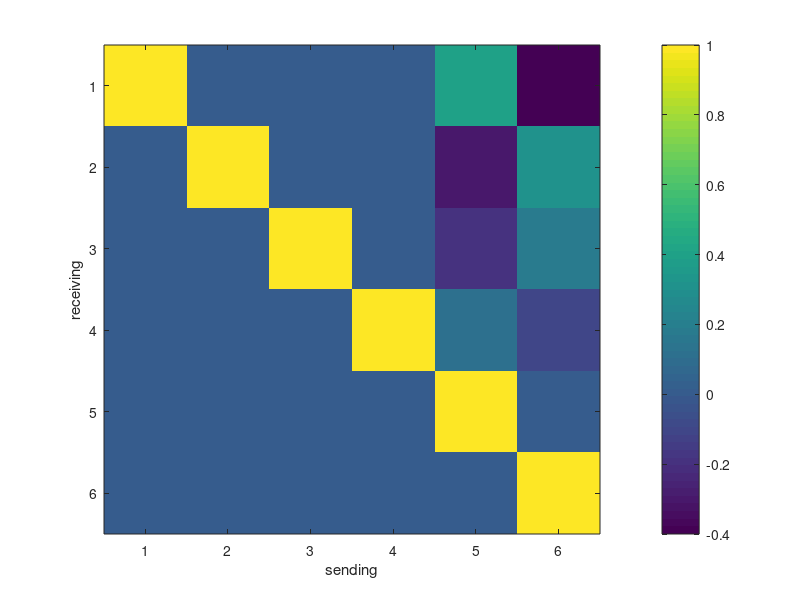
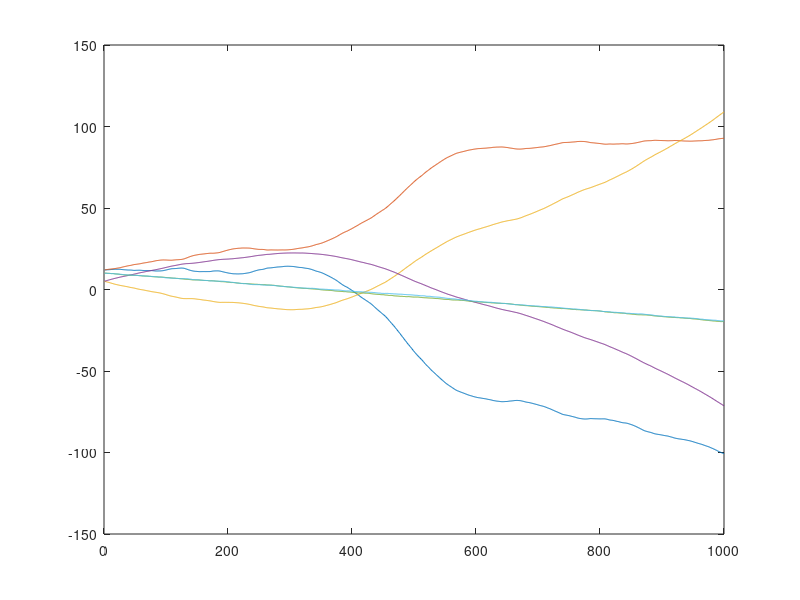
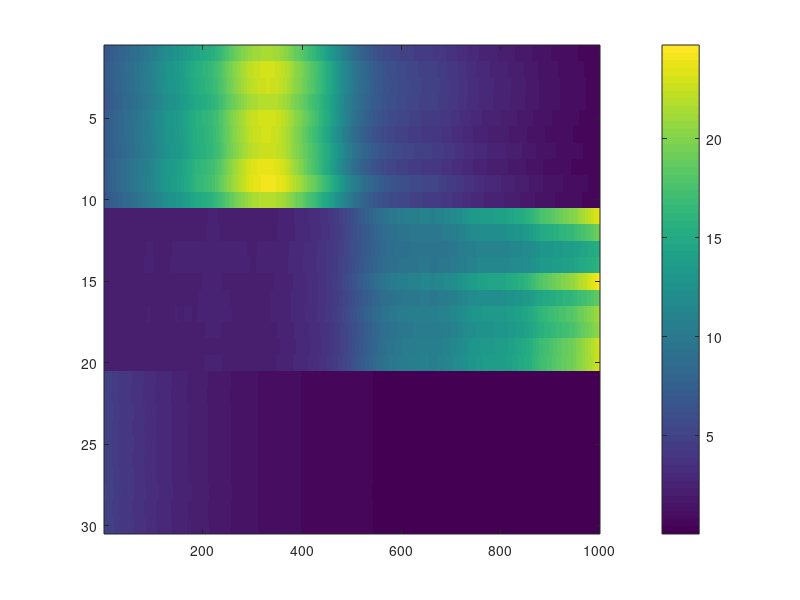
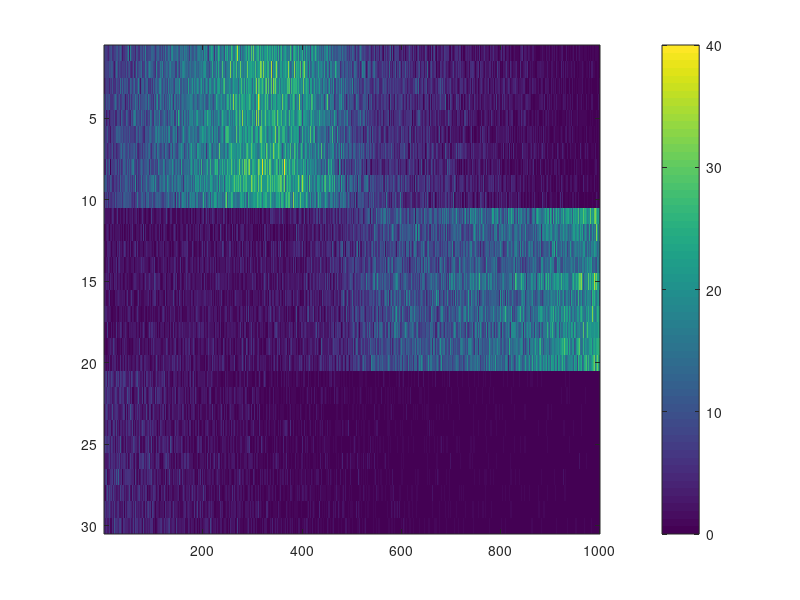

Write the MATLAB code that produced these figures, in order. (Note: this script raises an error after producing the figures.)
addpath(genpath('C:\Users\gaw19004\Documents\GitHub\state-space-clustering'));
% addpath(genpath('D:\github\state-space-clustering'));

%% simulation
rng(2)
n = 10;
nClus = 3;
N = n*nClus;
p = 2;
T = 1000;

Lab = repelem(1:nClus, n);
d = ones(n*nClus,1)*0;
C_all = reshape(normrnd(0.08,1e-3,n*nClus*p,1), [], p);
C_trans = zeros(n*nClus, p*nClus);
for k = 1:length(Lab)
    C_trans(k, ((Lab(k)-1)*p+1):(Lab(k)*p)) = C_all(k,:);
end

X = zeros(p*nClus, T);
x0 = [1.2 1.2 0.5 0.5 1 1]*10;
Q0 = eye(nClus*p)*1e-2;
X(:,1) = mvnrnd(x0, Q0)';

b1 = ones(p,1)*0.01;
b2 = ones(p,1)*0;
b3 = ones(p,1)*-0.03;
b = [b1;b2;b3];

Q1 = 1e-5*eye(p);
Q2 = 1e-4*eye(p);
Q3 = 1e-3*eye(p);
Q = blkdiag(Q1, Q2, Q3);


A = [1 0 0 0 0.4 -0.4;...
    0 1 0 0 -0.3 0.305;
    0 0 1 0 -0.2 0.19;
    0 0 0 1 0.11 -0.1;
    0 0 0 0 1 0;
    0 0 0 0 0 1];

figure(1)
imagesc(A)
colorbar()
xlabel('sending')
ylabel('receiving')

% let's generate lambda
logLam = zeros(n*nClus, T);
logLam(:,1) = d + C_trans*X(:,1);

for t=2:T
    X(:, t) = mvnrnd(A*X(:, t-1) + b, Q)';
    logLam(:, t) = d + C_trans*X(:,t);
end

figure(2)
plot(X')

figure(3)
% imagesc(logLam)
imagesc(exp(logLam))
colorbar()

Y = poissrnd(exp(logLam));
figure(4)
imagesc(Y)
colorbar()

figure(5)
clusterPlot(Y, Lab)

% plot(X(1:p,:)')
% plot(X(p+1:2*p,:)')
% plot(X(2*p+1:3*p,:)')

%% fitting: pre-setting
% assume now observe Y and Lab
% later Y will be the only observation for clustering problem
ng = 1000;

% pre-allocation
X_fit = zeros(nClus*p, T, ng);
d_fit = zeros(n*nClus, ng);
C_fit = zeros(n*nClus, p, ng);
x0_fit = zeros(nClus*p, ng);
A_fit = zeros(nClus*p, nClus*p, ng);
b_fit = zeros(nClus*p, ng);
Q_fit = zeros(nClus*p, nClus*p, ng);

% priors
% place-holder...
Q0 = eye(nClus*p);

mux00 = zeros(nClus*p, 1);
Sigx00 = eye(nClus*p)*1e2;

mudc0 = zeros(p+1,1);
Sigdc0 = eye(p+1)*1e-2;

mubA0_mat = [zeros(nClus*p,1) eye(nClus*p)];
SigbA0 = eye(p*(1+p*nClus))*0.25;

Psi0 = eye(p)*1e-4;
nu0 = p+2;

% initials
% initial for d_fit: 0
C_fit(:,:,1) = reshape(normrnd(0,1e-2,n*nClus*p,1), [], p);
A_fit(:,:,1) = eye(nClus*p);
% initial for b_fit: 0
Q_fit(:,:,1) = eye(nClus*p)*1e-4;

C_trans_tmp = zeros(n*nClus, p*nClus);
for k = 1:length(Lab)
    C_trans_tmp(k, ((Lab(k)-1)*p+1):(Lab(k)*p)) = C_fit(k,:,1);
end
x0_fit(:,1) = lsqr(C_trans_tmp,(log(mean(Y(:,1:10),2))-d_fit(:,1)));
[X_fit(:,:,1),~,~] = ppasmoo_poissexp_v2(Y,C_trans_tmp,d_fit(:,1),...
    x0_fit(:,1),Q0,A_fit(:,:,1),b_fit(:,1),Q_fit(:,:,1));

% turn off Q estimation (for debug)
% Q_fit = repmat(Q,1,1,ng); % true

%% fitting: MCMC
for g = 2:ng
    
    disp(g)
    
    % (1) update X_fit
    % adaptive smoothing
    C_trans_tmp = zeros(n*nClus, p*nClus);
    for k = 1:length(Lab)
        C_trans_tmp(k, ((Lab(k)-1)*p+1):(Lab(k)*p)) = C_fit(k,:,g-1);
    end
    d_tmp = d_fit(:,g-1);
    x0_tmp = x0_fit(:,g-1);
    A_tmp = A_fit(:,:,g-1);
    b_tmp = b_fit(:,g-1);
    Q_tmp = Q_fit(:,:,g-1);
    
    [muX,~,~] = ppasmoo_poissexp_v2(Y,C_trans_tmp,d_tmp,x0_tmp,Q0,A_tmp,b_tmp,Q_tmp);
    hess_tmp = hessX(muX(:), d_tmp, C_trans_tmp, Q0, Q_tmp, A_tmp, Y);
    % tic;
    % use Cholesky decomposition to sample efficiently
    R = chol(-hess_tmp,'lower'); % sparse
    z = randn(length(muX(:)), 1) + R'*muX(:);
    Xsamp = R'\z;
    X_fit(:,:,g) = reshape(Xsamp,[], T);
    % toc;
    
    % (2) update x0_fit
    Sigx0 = inv(inv(Sigx00) + inv(Q0));
    mux0 = Sigx0*(Sigx00\mux00 + Q0\X_fit(:,1,g));
    x0_fit(:,g) = mvnrnd(mux0, Sigx0)';
    % disp(x0_fit(:,g))
    
    % (3) update d_fit & C_fit
    % Laplace approximation
    % dTest = zeros(N,1);
    % CTest = zeros(N, p);
    for i = 1:N
        l = Lab(i);
        latentId = ((l-1)*p+1):(l*p);
        X_tmp = [ones(1, T) ;X_fit(latentId,:,g)]';
        
        lamdc = @(dc) exp(X_tmp*dc);
        
        derdc = @(dc) X_tmp'*(Y(i,:)' - lamdc(dc)) - inv(Sigdc0)*(dc - mudc0);
        hessdc = @(dc) -X_tmp'*diag(lamdc(dc))*X_tmp - inv(Sigdc0);
        [mudc,~,niSigdc,~] = newton(derdc,hessdc,...
            [d_fit(i, g-1) C_fit(i,:,g-1)]',1e-8,1000);
        
        % [mudc [d(i) C_all(i,:)]']
        
        Sigdc = -inv(niSigdc);
        Sigdc = (Sigdc + Sigdc')/2;
        dc = mvnrnd(mudc, Sigdc);
        
        % dTest(i) = mudc(1);
        % CTest(i,:) = mudc(2:end);
        d_fit(i,g) = dc(1);
        C_fit(i,:,g) = dc(2:end);
    end
    
    %     [CTest C_all]
    %     [dTest d]
    
    % (4) update b_fit & A_fit
    for l = unique(Lab)
        
        latentId = ((l-1)*p+1):(l*p);
        mubA0 = mubA0_mat(latentId, :);
        mubA0 = mubA0(:);
        Z_tmp = X_fit(latentId,2:T,g);
        Z_tmp2 = Z_tmp(:);
        
        X_tmp = kron([ones(1,T-1); X_fit(:, 1:(T-1), g)]', eye(p));
        SigbA_tmp = inv(inv(SigbA0) + X_tmp'*kron(eye(T-1), inv(Q_fit(latentId,latentId,g-1)))*X_tmp);
        SigbA_tmp = (SigbA_tmp + SigbA_tmp')/2;
        mubA_tmp = SigbA_tmp*(inv(SigbA0)*mubA0 +...
            X_tmp'*kron(eye(T-1), inv(Q_fit(latentId,latentId,g-1)))*Z_tmp2);
        bAtmp = reshape(mvnrnd(mubA_tmp, SigbA_tmp)', [], 1+nClus*p);
        b_fit(latentId,g) = bAtmp(:,1);
        A_fit(latentId,:,g) = bAtmp(:,2:end);
    end
    
    %     [b_fit(:,g) b]
    %     imagesc(abs(A_fit(:,:,g) - A))
    %     colorbar()
    
    % (5) update Q_fit
    for l = unique(Lab)
        latentId = ((l-1)*p+1):(l*p);
        mux = A_fit(latentId,:,g)*X_fit(:,1:(T-1),g) +...
            repmat(b_fit(latentId, g), 1, T-1);
        xq = X_fit(latentId,2:T,g) - mux;
        
        PsiQ = Psi0 + xq*xq';
        nuQ = T-1 + nu0;
        Q_fit(latentId,latentId,g) = iwishrnd(PsiQ,nuQ);
    end
end
%% diagnose
idx = 200:ng;

% for k = round(linspace(2, 1000, 10))
%     figure(k)
%     subplot(1,2,1)
%     plot(X_fit(:,:,k)')
%     subplot(1,2,2)
%     plot(X')
% end

subplot(1,2,1)
plot(mean(X_fit(:,:,idx), 3)')
subplot(1,2,2)
plot(X')

subplot(3,2,1)
plot(X(1:p,:)')
subplot(3,2,2)
plot(mean(X_fit(1:p,:,idx), 3)')
subplot(3,2,3)
plot(X(p+1:2*p,:)')
subplot(3,2,4)
plot(mean(X_fit(p+1:2*p,:,idx), 3)')
subplot(3,2,5)
plot(X(2*p+1:3*p,:)')
subplot(3,2,6)
plot(mean(X_fit(2*p+1:3*p,:,idx), 3)')


[mean(d_fit(:,idx), 2) d]
[mean(C_fit(:,:,idx), 3) C_all]
[mean(x0_fit(:,idx), 2) x0']
abs(mean(A_fit(:,:,idx), 3) - A)
[mean(b_fit(:,idx), 2) b]
imagesc(mean(A_fit(:,:,idx), 3))
colorbar()
mean(Q_fit(:,:,idx), 3)

C_fit_mean = mean(C_fit(:,:,idx), 3);
C_trans_fit = zeros(n*nClus, p*nClus);
for k = 1:length(Lab)
    C_trans_fit(k, ((Lab(k)-1)*p+1):(Lab(k)*p)) = C_fit_mean(k,:);
end
subplot(1,2,1)
imagesc(exp(C_trans*X + d))
cLim = caxis;
title('true')
colorbar()
subplot(1,2,2)
imagesc(exp(C_trans_fit*mean(X_fit(:,:,idx), 3) + mean(d_fit(:,idx), 2)))
set(gca,'CLim',cLim)
title('fit')
colorbar()


